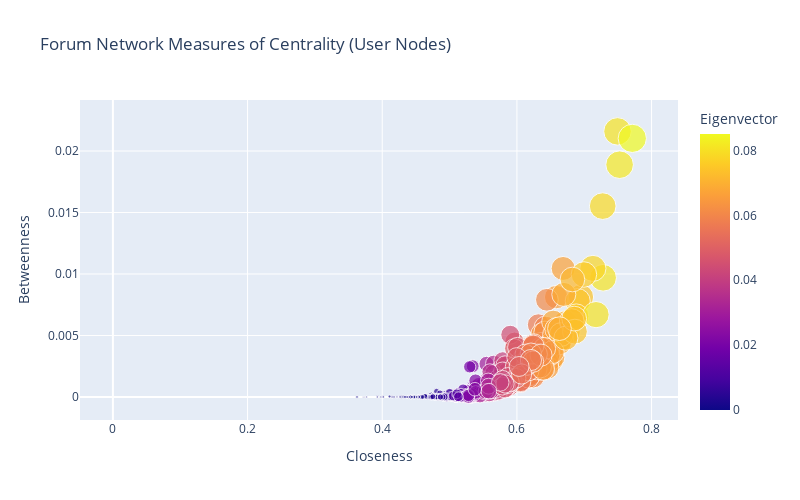

The notebook cell this image was saved under:
### Markdown cell above
<br>

Results

* Users with high centrality measures include U100, U67, U290, U377 and U164
* Users with low centrality measures include U643, U324, U586, U574, and U33	

<br>

### Code cell
fig = px.scatter(df, x="Closeness", y="Betweenness", size="Degree", color="Eigenvector", 
                    hover_name="User", width=800, height=500, title="Forum Network Measures of Centrality (User Nodes)")
fig.show()

### Figure 1 — Plotly figure (JSON) as saved in the notebook; plotly's stock layout.template omitted (floating-point values rounded to 4 significant figures; data arrays with more than 128 entries replaced by an {"elided": "..."} marker saying what was removed)
{"data": [{"hovertemplate": "<b>%{hovertext}</b><br><br>Closeness=%{x}<br>Betweenness=%{y}<br>Degree=%{marker.size}<br>Eigenvector=%{marker.color}<extra></extra>", "hovertext": {"elided": "899 str values"}, "legendgroup": "", "marker": {"color": {"elided": "899 float values"}, "coloraxis": "coloraxis", "size": {"elided": "899 int values"}, "sizemode": "area", "sizeref": 1.583, "symbol": "circle"}, "mode": "markers", "name": "", "orientation": "v", "showlegend": false, "type": "scatter", "x": {"elided": "899 float values"}, "xaxis": "x", "y": {"elided": "899 float values"}, "yaxis": "y"}], "layout": {"coloraxis": {"colorbar": {"title": {"text": "Eigenvector"}}, "colorscale": [[0, "#0d0887"], [0.1111, "#46039f"], [0.2222, "#7201a8"], [0.3333, "#9c179e"], [0.4444, "#bd3786"], [0.5556, "#d8576b"], [0.6667, "#ed7953"], [0.7778, "#fb9f3a"], [0.8889, "#fdca26"], [1, "#f0f921"]]}, "height": 500, "legend": {"itemsizing": "constant", "tracegroupgap": 0}, "title": {"text": "Forum Network Measures of Centrality (User Nodes)"}, "width": 800, "xaxis": {"anchor": "y", "autorange": true, "domain": [0, 1], "range": [-0.0489, 0.8394], "title": {"text": "Closeness"}, "type": "linear"}, "yaxis": {"anchor": "x", "autorange": true, "domain": [0, 1], "range": [-0.001873, 0.02415], "title": {"text": "Betweenness"}, "type": "linear"}}}
